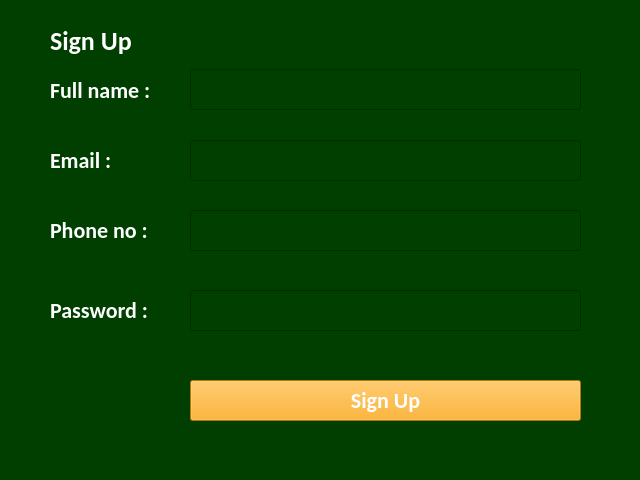
<?xml version="1.0" encoding="UTF-8"?>
<ui version="4.0">
 <class>MainWindow</class>
 <widget class="QMainWindow" name="MainWindow">
  <property name="geometry">
   <rect>
    <x>0</x>
    <y>0</y>
    <width>640</width>
    <height>480</height>
   </rect>
  </property>
  <property name="windowTitle">
   <string>Sign Up window</string>
  </property>
  <property name="styleSheet">
   <string notr="true">background-color: rgb(0, 63, 0);</string>
  </property>
  <widget class="QWidget" name="centralwidget">
   <widget class="QLabel" name="label">
    <property name="geometry">
     <rect>
      <x>50</x>
      <y>20</y>
      <width>111</width>
      <height>41</height>
     </rect>
    </property>
    <property name="styleSheet">
     <string notr="true">color:white;
font-family:Calibri;
font-size:26px;
font-weight:bold;</string>
    </property>
    <property name="text">
     <string>Sign Up</string>
    </property>
   </widget>
   <widget class="QLabel" name="fullnamelabel">
    <property name="geometry">
     <rect>
      <x>50</x>
      <y>70</y>
      <width>111</width>
      <height>41</height>
     </rect>
    </property>
    <property name="styleSheet">
     <string notr="true">color:white;
font-family:Calibri;
font-size:22px;
font-weight:bold;</string>
    </property>
    <property name="text">
     <string>Full name :</string>
    </property>
   </widget>
   <widget class="QLineEdit" name="fullnamefield">
    <property name="geometry">
     <rect>
      <x>190</x>
      <y>69</y>
      <width>391</width>
      <height>41</height>
     </rect>
    </property>
   </widget>
   <widget class="QLabel" name="emaillabel">
    <property name="geometry">
     <rect>
      <x>50</x>
      <y>140</y>
      <width>111</width>
      <height>41</height>
     </rect>
    </property>
    <property name="styleSheet">
     <string notr="true">color:white;
font-family:Calibri;
font-size:22px;
font-weight:bold;</string>
    </property>
    <property name="text">
     <string>Email :</string>
    </property>
   </widget>
   <widget class="QLineEdit" name="emailfield">
    <property name="geometry">
     <rect>
      <x>190</x>
      <y>140</y>
      <width>391</width>
      <height>41</height>
     </rect>
    </property>
   </widget>
   <widget class="QLabel" name="phonenolabel">
    <property name="geometry">
     <rect>
      <x>50</x>
      <y>210</y>
      <width>111</width>
      <height>41</height>
     </rect>
    </property>
    <property name="styleSheet">
     <string notr="true">color:white;
font-family:Calibri;
font-size:22px;
font-weight:bold;</string>
    </property>
    <property name="text">
     <string>Phone no :</string>
    </property>
   </widget>
   <widget class="QLineEdit" name="phonenofiled">
    <property name="geometry">
     <rect>
      <x>190</x>
      <y>210</y>
      <width>391</width>
      <height>41</height>
     </rect>
    </property>
   </widget>
   <widget class="QLabel" name="passwordlabel">
    <property name="geometry">
     <rect>
      <x>50</x>
      <y>290</y>
      <width>111</width>
      <height>41</height>
     </rect>
    </property>
    <property name="styleSheet">
     <string notr="true">color:white;
font-family:Calibri;
font-size:22px;
font-weight:bold;</string>
    </property>
    <property name="text">
     <string>Password :</string>
    </property>
   </widget>
   <widget class="QLineEdit" name="password">
    <property name="geometry">
     <rect>
      <x>190</x>
      <y>290</y>
      <width>391</width>
      <height>41</height>
     </rect>
    </property>
   </widget>
   <widget class="QPushButton" name="signupbtn">
    <property name="geometry">
     <rect>
      <x>190</x>
      <y>380</y>
      <width>391</width>
      <height>41</height>
     </rect>
    </property>
    <property name="styleSheet">
     <string notr="true">background-color:orange;
font-family:Calibri;
font-size:22px;
font-weight:bold;
color:white;</string>
    </property>
    <property name="text">
     <string>Sign Up</string>
    </property>
   </widget>
  </widget>
  <widget class="QStatusBar" name="statusbar"/>
 </widget>
 <resources/>
 <connections/>
</ui>
